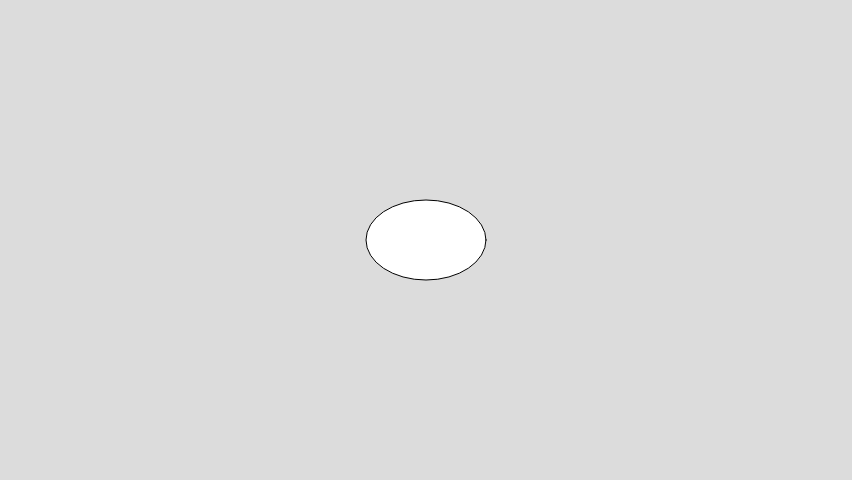
Frame 1 (no input)
Frame 60 (no input): identical to frame 1, image omitted
Frame 120 (the mouse pressed at the canvas centre since frame 60): identical to frame 1, image omitted

The p5.js sketch that drew this single still picture (run headless with seeded random() and noise() and a simulated clock; from frame 60 on, the mouse is pressed at the canvas centre):

// p5.js sketch
// ── sketch.js
// Video-dimensioner
// 360p = 480×360
// 480p = 852x480
// 780p = 1280x720
// 1080p = 1920 x 1080

//Skapa 4 variabler för att hålla position med x och y-koordinater samt höjd och bredd för en ellips
var x;
var y;
var b;
var h;

function setup() {  
  
  //Skapa en rityta (canvas) med dimensionen 480p
  createCanvas(852, 480);

  //Tilldela värden till våra variabler.
  //Vissa variabeler finns redan definierade av P5 från början som width och height vilka håller dimensionen för ritytan
  x = width / 2;
  y = height / 2;
  b = 120;
  h = 80;
}

function draw() {
  
  //Färglägg ritytans bakgrund grå - rgb(220, 220, 220)
  background(220);
  
  //Rita ellips med värden enlgt våra variabler 
  ellipse(x,y,b,h);
}
